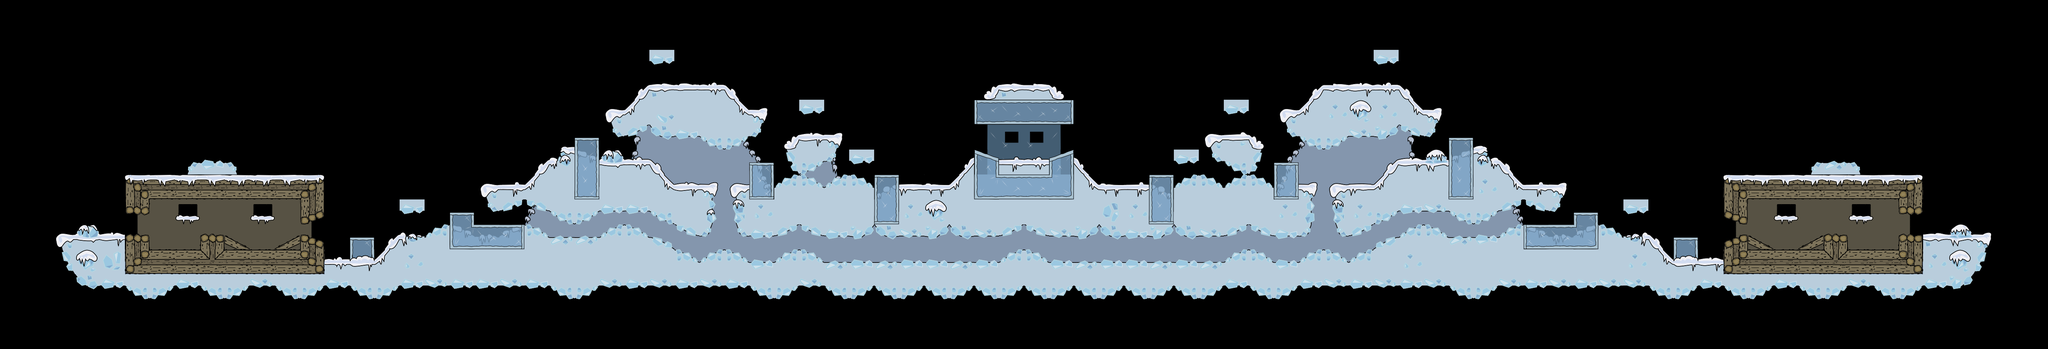

Below is a game level as drawn by its tile map, then a one-line description and the .tmx that defines it (tile-layer data replaced by summaries):
An orthogonal 82x14 tile map with 64x64 px tiles, 2 tile layers (tilebg, tile) and 38 objects (12x spritefg, 2x wp_p_09, sp_p_01, sp_p_02, sp_p_03, ...).

<map version="1.0" orientation="orthogonal" width="82" height="14" tilewidth="64" tileheight="64">
 <tileset firstgid="1" source="t64Snow_new.tsx" />
 <layer name="tilebg" width="82" height="14">
  <data>[1148 cells, 209 non-empty, 22 distinct tile ids]</data>
 </layer>
 <layer name="tile" width="82" height="14">
  <data>[1148 cells, 430 non-empty, 84 distinct tile ids]</data>
 </layer>
 <objectgroup name="objects" width="82" height="14">
  <object name="sp_p_01" x="1760" y="98" />
  <object name="sp_p_02" x="5024" y="418" />
  <object name="sp_p_03" x="2624" y="66" />
  <object name="sp_p_04" x="4512" y="292" />
  <object name="sp_p_05" x="734" y="288" />
  <object name="sp_p_06" x="224" y="416" />
  <object name="sp_p_08" x="3488" y="96" />
  <object name="wp_p_01" x="2304" y="638">
   <properties>
    <property name="weapon" value="smaw,shotgun,riot,machete" />
   </properties>
  </object>
  <object name="wp_p_02" x="2944" y="640">
   <properties>
    <property name="weapon" value="smaw,shotgun,riot,machete" />
   </properties>
  </object>
  <object name="wp_p_03" x="2624" y="382">
   <properties>
    <property name="weapon" value="m93ba,flame,phasr" />
   </properties>
  </object>
  <object name="wp_p_05" x="3490" y="412">
   <properties>
    <property name="weapon" value="ak47,m16,gasnade" />
   </properties>
  </object>
  <object name="wp_p_06" x="1758" y="416">
   <properties>
    <property name="weapon" value="ak47,m16,gasnade" />
   </properties>
  </object>
  <object name="wp_p_07" x="1312" y="416">
   <properties>
    <property name="weapon" value="mp5,gasnade,proxynade" />
   </properties>
  </object>
  <object name="wp_p_08" x="3936" y="418">
   <properties>
    <property name="weapon" value="mp5,gasnade,proxynade" />
   </properties>
  </object>
  <object name="wp_p_09" x="2270" y="350">
   <properties>
    <property name="weapon" value="healthpack,fragnade,gasnade,proxynade,m14" />
   </properties>
  </object>
  <object name="wp_p_09" x="544" y="550">
   <properties>
    <property name="weapon" value="healthpack,m16" />
   </properties>
  </object>
  <object name="wp_p_10" x="4706" y="550">
   <properties>
    <property name="weapon" value="healthpack,m16" />
   </properties>
  </object>
  <object name="wp_p_11" x="2974" y="354">
   <properties>
    <property name="weapon" value="healthpack,fragnade,gasnade,proxynade,m14" />
   </properties>
  </object>
  <object name="spritefg" x="2081" y="272">
   <properties>
    <property name="sprite" value="everTree" />
   </properties>
  </object>
  <object name="spritefg" x="3041" y="400">
   <properties>
    <property name="sprite" value="everTree" />
   </properties>
  </object>
  <object name="spritefg" x="1786" y="216">
   <properties>
    <property name="sprite" value="bushLeaf" />
   </properties>
  </object>
  <object name="spritefg" x="3465" y="215">
   <properties>
    <property name="sprite" value="bushLeaf" />
   </properties>
  </object>
  <object name="spritefg" x="3167" y="274">
   <properties>
    <property name="sprite" value="everTree" />
   </properties>
  </object>
  <object name="spritefg" x="2209" y="400">
   <properties>
    <property name="sprite" value="everTree" />
   </properties>
  </object>
  <object name="spritefg" x="1057" y="530">
   <properties>
    <property name="sprite" value="everTree" />
   </properties>
  </object>
  <object name="spritefg" x="4193" y="530">
   <properties>
    <property name="sprite" value="everTree" />
   </properties>
  </object>
  <object name="spritefg" x="2869" y="471">
   <properties>
    <property name="sprite" value="bushLeaf" />
   </properties>
  </object>
  <object name="spritefg" x="2379" y="471">
   <properties>
    <property name="sprite" value="bushLeaf" />
   </properties>
  </object>
  <object name="spritefg" x="1697" y="144">
   <properties>
    <property name="sprite" value="everTree" />
   </properties>
  </object>
  <object name="spritefg" x="3553" y="146">
   <properties>
    <property name="sprite" value="everTree" />
   </properties>
  </object>
  <object name="fp_b_1" x="1184" y="541">
   <properties>
    <property name="sprite" value="flagStationBlue" />
   </properties>
  </object>
  <object name="fp_1" x="1184" y="511" />
  <object name="ctf_sp_1" x="256" y="255" />
  <object name="ctf_sp_2" x="4993" y="257" />
  <object name="fp_b_2" x="4063" y="541">
   <properties>
    <property name="sprite" value="flagStationOrange" />
   </properties>
  </object>
  <object name="fp_2" x="4063" y="512" />
  <object name="ctf_wp_1" x="1504" y="312">
   <properties>
    <property name="weapon" value="flame" />
   </properties>
  </object>
  <object name="ctf_wp_2" x="3740" y="314">
   <properties>
    <property name="weapon" value="flame" />
   </properties>
  </object>
 </objectgroup>
</map>
